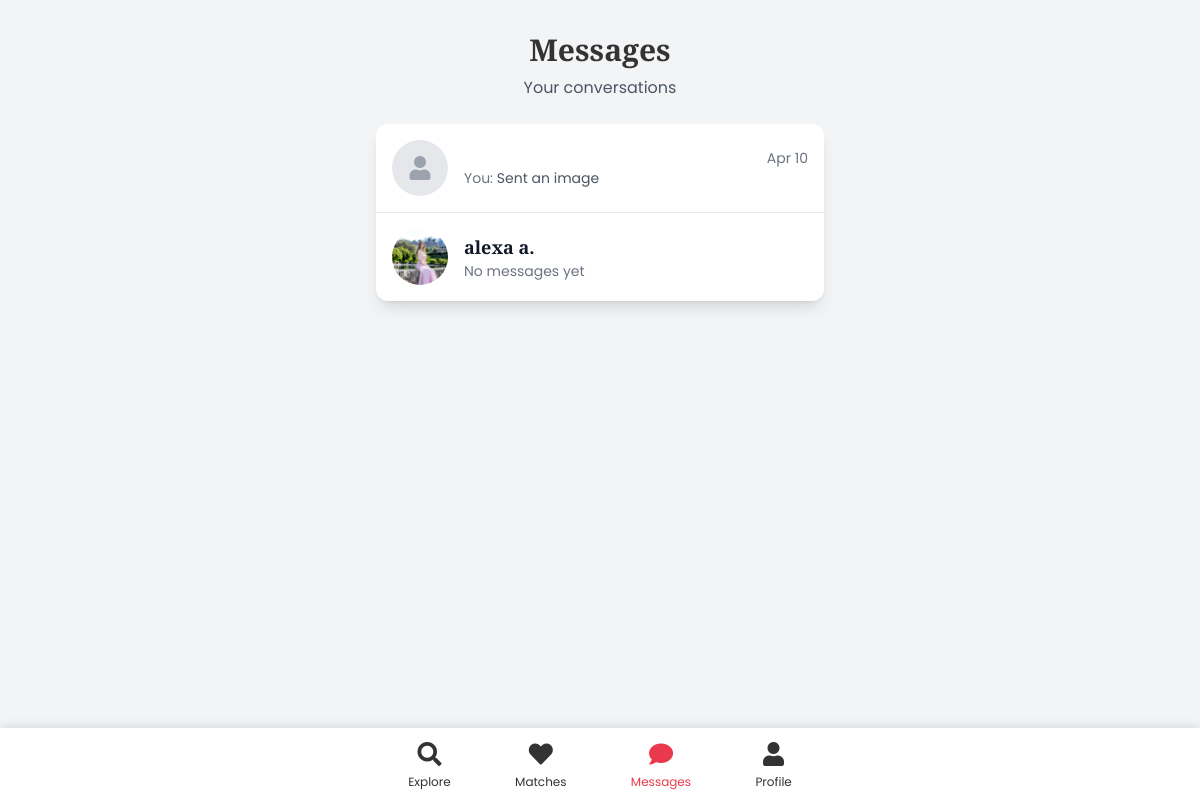
Page /messages/ (signed in) on the earlier database version.
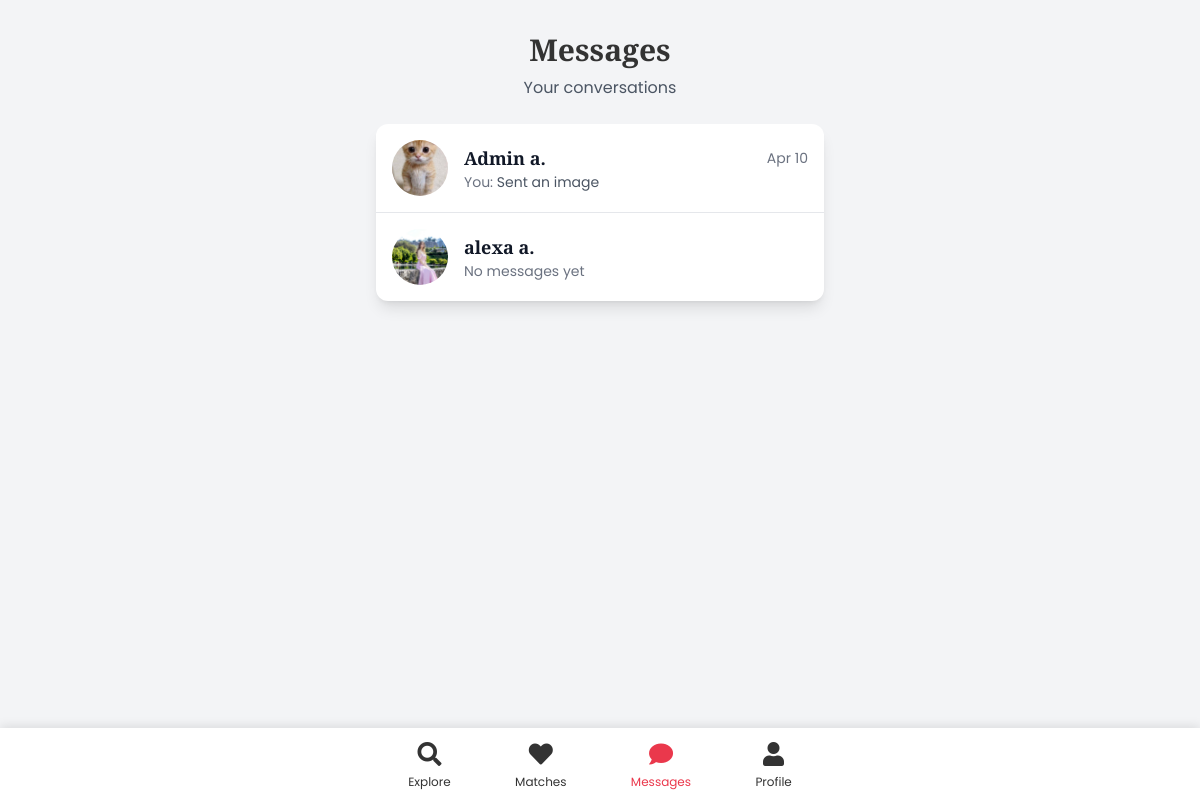
Same page on the later database version.
### app/models.py (models this page shows, shortened)
class Conversation(models.Model):
    user1 = models.ForeignKey(User, on_delete=models.CASCADE, related_name='conversations_initiated')
    user2 = models.ForeignKey(User, on_delete=models.CASCADE, related_name='conversations_received')
    created_at = models.DateTimeField(auto_now_add=True)
    objects = ConversationManager()
    class Meta:
        unique_together = ('user1', 'user2')
    def get_other_user(self, user):
        if user == self.user1:
            return self.user2
        return self.user1
    def last_message(self):
        return self.messages.order_by('-created_at').first()

class Message(models.Model):
    MESSAGE_TYPE_CHOICES = (
        ('text', 'Text'),
        ('image', 'Image'),
        ('voice', 'Voice'),
    )
    conversation = models.ForeignKey(Conversation, on_delete=models.CASCADE, related_name='messages')
    sender = models.ForeignKey(User, on_delete=models.CASCADE)
    content = models.TextField()
    image = models.ImageField(upload_to='chat_images/', null=True, blank=True)
    voice = models.FileField(upload_to='chat_voice/', null=True, blank=True)
    message_type = models.CharField(max_length=10, choices=MESSAGE_TYPE_CHOICES, default='text')
    is_read = models.BooleanField(default=False)
    created_at = models.DateTimeField(auto_now_add=True)
    class Meta:
        ordering = ['created_at']

class UserProfile(models.Model):
    GENDER_CHOICES = (
        ('M', 'Male'),
        ('F', 'Female'),
        ('O', 'Other'),
    )
    user = models.OneToOneField(User, on_delete=models.CASCADE, related_name='profile')
    bio = models.TextField(max_length=500, blank=True)
    birth_date = models.DateField(null=True, blank=True)
    gender = models.CharField(max_length=1, choices=GENDER_CHOICES)
    location = models.CharField(max_length=100, blank=True)
    occupation = models.CharField(max_length=100, blank=True)
    profile_picture = models.ImageField(upload_to='profile_pics/', null=True, blank=True)
    interests = models.ManyToManyField(Interest, blank=True)
    latitude = models.FloatField(null=True, blank=True)
    longitude = models.FloatField(null=True, blank=True)
    last_active = models.DateTimeField(auto_now=True)

### app/views.py (the view)
# urls.py: path('messages/', views.conversations, name='conversations'),
@login_required
def conversations(request):
    user = request.user
    user_conversations = Conversation.objects.get_conversations_for_user(user)
    for conversation in user_conversations:
        other_user = conversation.get_other_user(user)
        conversation.other_user = other_user
        conversation.other_profile = other_user.profile
        conversation.last_msg = conversation.last_message()
        conversation.unread_count = Message.objects.filter(
            conversation=conversation,
            sender=other_user,
            is_read=False
        ).count()
    user_conversations = sorted(
        user_conversations,
        key=lambda x: x.last_msg.created_at if x.last_msg else x.created_at,
        reverse=True
    )
    return render(request, 'app/conversations.html', {'conversations': user_conversations})

### app/models.py (called while the page is built)
    def get_conversations_for_user(self, user):
        return self.filter(Q(user1=user) | Q(user2=user))

### templates/app/conversations.html (shortened to what this page needs)
{% extends 'app/base.html' %}
{% block content %}
<div class="container mx-auto px-4 py-8 mb-20">
    <div class="max-w-md mx-auto">
        <div class="text-center mb-6">
            <h1 class="text-3xl font-bold">Messages</h1>
            <p class="text-gray-600 mt-2">Your conversations</p>
        </div>
        {% if conversations %}
            <div class="bg-white rounded-xl shadow-lg overflow-hidden">
                <div class="divide-y divide-gray-200">
                    {% for conversation in conversations %}
                    <a href="{% url 'chat' conversation_id=conversation.id %}" class="block hover:bg-gray-50">
                        <div class="p-4 flex items-center space-x-4">
                            <div class="relative">
                                {% if conversation.other_profile.profile_picture %}
                                <img alt="{{ conversation.other_user.first_name }}'s profile picture" class="w-14 h-14 rounded-full object-cover" src="{{ conversation.other_profile.profile_picture.url }}"/>
                                {% else %}
                                <div class="w-14 h-14 rounded-full bg-gray-200 flex items-center justify-center">
                                    <i class="fas fa-user text-2xl text-gray-400"></i>
                                </div>
                                {% endif %}
                            </div>
                            <div class="flex-1 min-w-0">
                                <div class="flex items-center justify-between">
                                    <h2 class="text-lg font-semibold text-gray-900 truncate">
                                        {{ conversation.other_user.first_name }}
                                        {% if conversation.other_user.last_name %}
                                            {{ conversation.other_user.last_name|first }}.
                                        {% endif %}
                                    </h2>
                                    <span class="text-sm text-gray-500">
                                        {% if conversation.last_msg %}
                                            {% if conversation.last_msg.created_at|date:'Y-m-d' == now|date:'Y-m-d' %}
                                                {{ conversation.last_msg.created_at|time:"g:i A" }}
                                            {% else %}
                                                {{ conversation.last_msg.created_at|date:"M d" }}
                                            {% endif %}
                                        {% endif %}
                                    </span>
                                </div>
                                <p class="text-sm text-gray-600 truncate">
                                    {% if conversation.last_msg %}
                                        {% if conversation.last_msg.sender == user %}
                                            <span class="text-gray-500">You: </span>
                                        {% endif %}
                                        {{ conversation.last_msg.content }}
                                    {% else %}
                                        <span class="text-gray-500">No messages yet</span>
                                    {% endif %}
                                </p>
                            </div>
                        </div>
                    </a>
                    {% endfor %}
                </div>
            </div>
        {% endif %}
    </div>
</div>
{% endblock %}

Differences in the rows shown:
changed through a linked row, Conversation "Apr 10": other_profile.profile_picture: picture added; other_user.first_name (not shown) → "Admin"; other_user.last_name|first (not shown) → "a"
